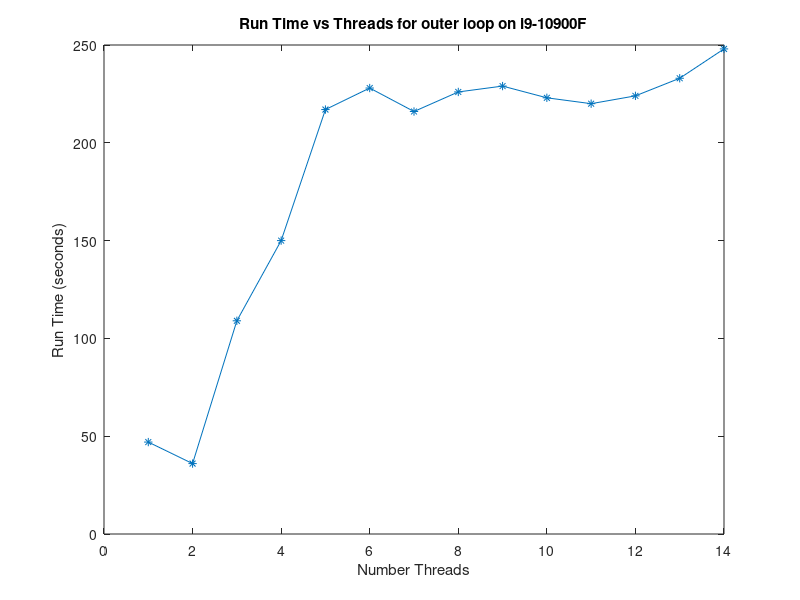
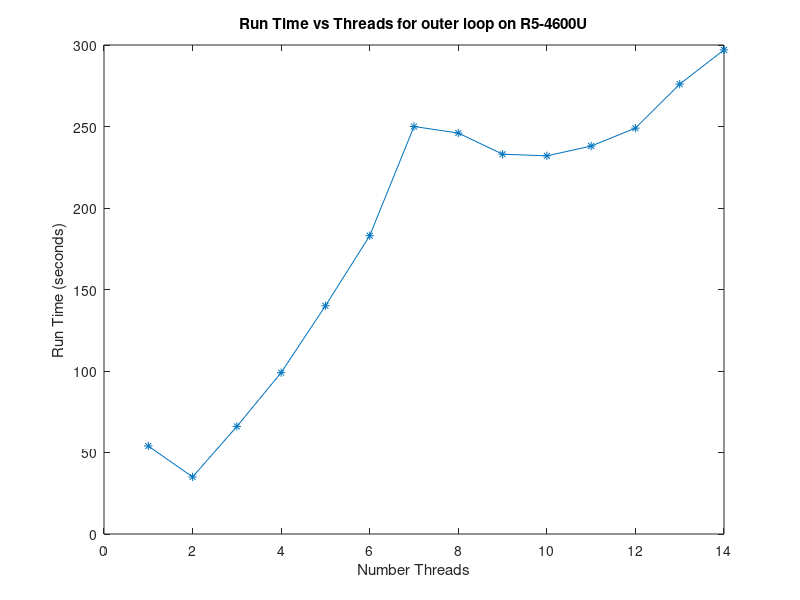

MATLAB code for these plots, in order: (Note: this script raises an error after producing the figures.)
clear; clc; close all;

% %% inner loop
% run_time= [34,97,121,143,174,177,192,183,194,193,202,205,203,202,198,202];
% t=[1:15,20];
% 
% figure()
% plot(t,run_time,"-*")
% title("Run Time vs Threads for inner loop")
% xlabel("Number Threads")
% ylabel("Run Time (seconds)")

%% outer loop i9
run_time= [47,36,109,150,217,228,216,226,229,223,220,224,233,248];
t=[1:14];

figure()
plot(t,run_time,"-*")
title("Run Time vs Threads for outer loop on i9-10900F")
xlabel("Number Threads")
ylabel("Run Time (seconds)")


%% outer loop r5
run_time= [54,35,66,99,140,183,250,246,233,232,238,249,276,297];
t=[1:14];

figure()
plot(t,run_time,"-*")
title("Run Time vs Threads for outer loop on R5-4600U")
xlabel("Number Threads")
ylabel("Run Time (seconds)")

%% Hyalite
tvt = readmatrix('outer_times_hyalite.csv');
times = reshape(tvt(:,2),40,14);
md = median(times);

figure()
boxplot(times)
xlabel("Number Threads")
ylabel("Run Time (seconds)")

%%
figure()
plot(1:14,md,"-*")
title("Run Time vs Threads for outer loop on R5-4600U")
xlabel("Number Threads")
ylabel("Run Time (seconds)")





